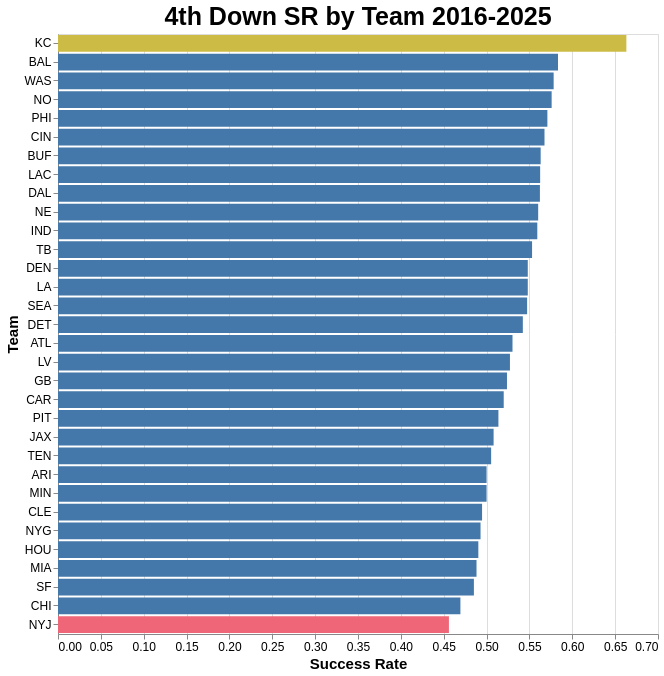

This figure's notebook cell:
### Code cell
#| echo: false

(alt.Chart(data= sr_team, title="4th Down SR by Team 2016-2025").mark_bar().encode(
            x=alt.X("sr:Q", title='Success Rate'),
            y=alt.Y("team:N", title="Team", sort = '-x'),
            tooltip=['sr', "team"],
            color = alt.when(team="KC").then(alt.value("#CCBB44")).when(team="NYJ").then(alt.value("#EE6677")).otherwise(alt.value("#4477AA"))
        ).properties(width=600, height=600).configure_axis(titleFontSize=15, labelFontSize= 12).configure_title(fontSize=25)
    )

### Figure 1 — Vega specification as saved in the notebook (floating-point values rounded to 4 significant figures)
{"$schema": "https://vega.github.io/schema/vega/v5.json", "data": [{"name": "source_0"}, {"name": "data_0", "values": [{"sr": 0.6631, "sr_end": 0.6631, "sr_start": 0.0, "team": "KC"}, {"sr": 0.5833, "sr_end": 0.5833, "sr_start": 0.0, "team": "BAL"}, {"sr": 0.5783, "sr_end": 0.5783, "sr_start": 0.0, "team": "WAS"}, {"sr": 0.5759, "sr_end": 0.5759, "sr_start": 0.0, "team": "NO"}, {"sr": 0.5709, "sr_end": 0.5709, "sr_start": 0.0, "team": "PHI"}, {"sr": 0.5676, "sr_end": 0.5676, "sr_start": 0.0, "team": "CIN"}, {"sr": 0.5631, "sr_end": 0.5631, "sr_start": 0.0, "team": "BUF"}, {"sr": 0.5625, "sr_end": 0.5625, "sr_start": 0.0, "team": "LAC"}, {"sr": 0.5622, "sr_end": 0.5622, "sr_start": 0.0, "team": "DAL"}, {"sr": 0.5602, "sr_end": 0.5602, "sr_start": 0.0, "team": "NE"}, {"sr": 0.5592, "sr_end": 0.5592, "sr_start": 0.0, "team": "IND"}, {"sr": 0.5531, "sr_end": 0.5531, "sr_start": 0.0, "team": "TB"}, {"sr": 0.5481, "sr_end": 0.5481, "sr_start": 0.0, "team": "DEN"}, {"sr": 0.5481, "sr_end": 0.5481, "sr_start": 0.0, "team": "LA"}, {"sr": 0.5473, "sr_end": 0.5473, "sr_start": 0.0, "team": "SEA"}, {"sr": 0.5423, "sr_end": 0.5423, "sr_start": 0.0, "team": "DET"}, {"sr": 0.5302, "sr_end": 0.5302, "sr_start": 0.0, "team": "ATL"}, {"sr": 0.5273, "sr_end": 0.5273, "sr_start": 0.0, "team": "LV"}, {"sr": 0.5238, "sr_end": 0.5238, "sr_start": 0.0, "team": "GB"}, {"sr": 0.52, "sr_end": 0.52, "sr_start": 0.0, "team": "CAR"}, {"sr": 0.5138, "sr_end": 0.5138, "sr_start": 0.0, "team": "PIT"}, {"sr": 0.5082, "sr_end": 0.5082, "sr_start": 0.0, "team": "JAX"}, {"sr": 0.5053, "sr_end": 0.5053, "sr_start": 0.0, "team": "TEN"}, {"sr": 0.5, "sr_end": 0.5, "sr_start": 0.0, "team": "ARI"}, {"sr": 0.5, "sr_end": 0.5, "sr_start": 0.0, "team": "MIN"}, {"sr": 0.4947, "sr_end": 0.4947, "sr_start": 0.0, "team": "CLE"}, {"sr": 0.493, "sr_end": 0.493, "sr_start": 0.0, "team": "NYG"}, {"sr": 0.4904, "sr_end": 0.4904, "sr_start": 0.0, "team": "HOU"}, {"sr": 0.4883, "sr_end": 0.4883, "sr_start": 0.0, "team": "MIA"}, {"sr": 0.4852, "sr_end": 0.4852, "sr_start": 0.0, "team": "SF"}, {"sr": 0.4695, "sr_end": 0.4695, "sr_start": 0.0, "team": "CHI"}, {"sr": 0.4561, "sr_end": 0.4561, "sr_start": 0.0, "team": "NYJ"}]}, {"name": "source_0_y_domain_team", "values": [{"sort_field": 0.6631, "team": "KC"}, {"sort_field": 0.5833, "team": "BAL"}, {"sort_field": 0.5783, "team": "WAS"}, {"sort_field": 0.5759, "team": "NO"}, {"sort_field": 0.5709, "team": "PHI"}, {"sort_field": 0.5676, "team": "CIN"}, {"sort_field": 0.5631, "team": "BUF"}, {"sort_field": 0.5625, "team": "LAC"}, {"sort_field": 0.5622, "team": "DAL"}, {"sort_field": 0.5602, "team": "NE"}, {"sort_field": 0.5592, "team": "IND"}, {"sort_field": 0.5531, "team": "TB"}, {"sort_field": 0.5481, "team": "DEN"}, {"sort_field": 0.5481, "team": "LA"}, {"sort_field": 0.5473, "team": "SEA"}, {"sort_field": 0.5423, "team": "DET"}, {"sort_field": 0.5302, "team": "ATL"}, {"sort_field": 0.5273, "team": "LV"}, {"sort_field": 0.5238, "team": "GB"}, {"sort_field": 0.52, "team": "CAR"}, {"sort_field": 0.5138, "team": "PIT"}, {"sort_field": 0.5082, "team": "JAX"}, {"sort_field": 0.5053, "team": "TEN"}, {"sort_field": 0.5, "team": "ARI"}, {"sort_field": 0.5, "team": "MIN"}, {"sort_field": 0.4947, "team": "CLE"}, {"sort_field": 0.493, "team": "NYG"}, {"sort_field": 0.4904, "team": "HOU"}, {"sort_field": 0.4883, "team": "MIA"}, {"sort_field": 0.4852, "team": "SF"}, {"sort_field": 0.4695, "team": "CHI"}, {"sort_field": 0.4561, "team": "NYJ"}]}], "marks": [{"type": "rect", "name": "marks", "from": {"data": "data_0"}, "encode": {"update": {"tooltip": {"signal": "{\"sr\": format(datum[\"sr\"], \"\"), \"team\": isValid(datum[\"team\"]) ? datum[\"team\"] : \"\"+datum[\"team\"]}"}, "x": {"field": "sr_end", "scale": "x"}, "fill": [{"value": "#CCBB44", "test": "(datum.team === 'KC')"}, {"value": "#EE6677", "test": "(datum.team === 'NYJ')"}, {"value": "#4477AA"}], "x2": {"field": "sr_start", "scale": "x"}, "y": {"field": "team", "scale": "y"}, "height": {"signal": "max(0.25, bandwidth('y'))"}}}, "style": ["bar"]}], "scales": [{"name": "x", "type": "linear", "domain": {"data": "data_0", "fields": ["sr_start", "sr_end"]}, "range": [0, {"signal": "width"}], "zero": true, "nice": true}, {"name": "y", "type": "band", "domain": {"data": "source_0_y_domain_team", "field": "team", "sort": {"op": "max", "field": "sort_field", "order": "descending"}}, "range": [0, {"signal": "height"}], "paddingInner": 0.1, "paddingOuter": 0.05}], "axes": [{"scale": "x", "grid": true, "gridScale": "y", "ticks": false, "orient": "bottom", "domain": false, "minExtent": 0, "zindex": 0, "tickCount": {"signal": "ceil(width/40)"}, "labels": false, "aria": false, "maxExtent": 0}, {"scale": "x", "title": "Success Rate", "labelOverlap": true, "tickCount": {"signal": "ceil(width/40)"}, "grid": false, "zindex": 0, "labelFlush": true, "orient": "bottom"}, {"scale": "y", "zindex": 0, "grid": false, "title": "Team", "orient": "left"}], "title": {"text": "4th Down SR by Team 2016-2025", "frame": "group"}, "background": "white", "style": "cell", "width": 600, "config": {"axis": {"labelFontSize": 12, "titleFontSize": 15}, "style": {"group-title": {"fontSize": 25}}}, "padding": 5, "height": 600}
